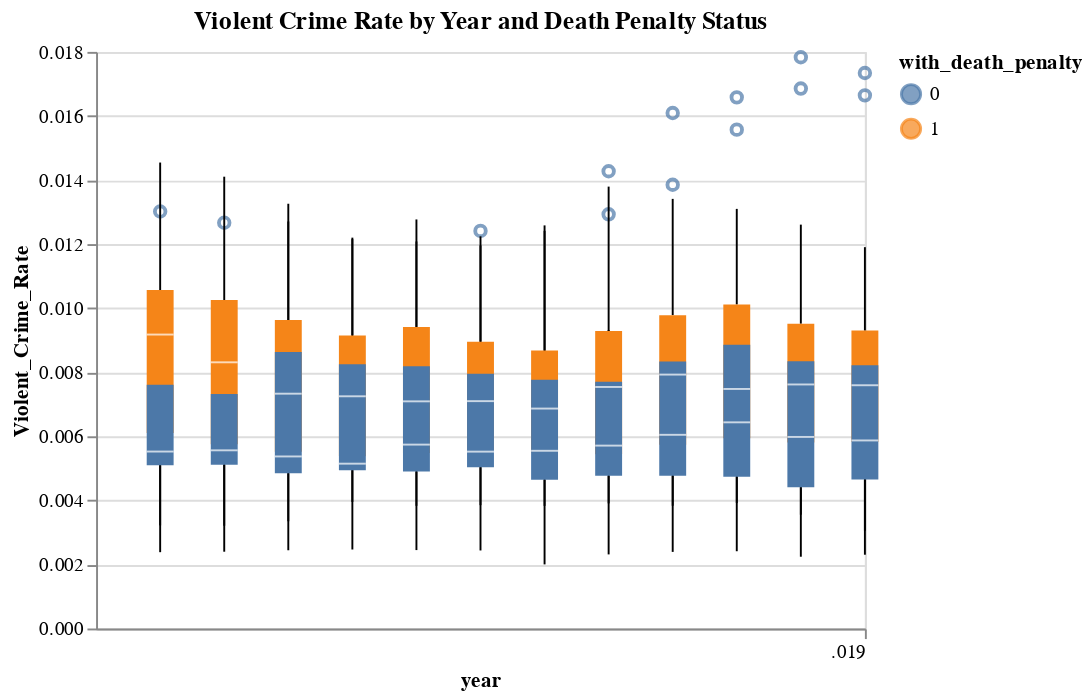

The notebook cell this image was saved under:
### Code cell
death_penalty_chart = alt.Chart(df).mark_boxplot().encode(
    x='year:T',
    y='Violent_Crime_Rate:Q',
    color='with_death_penalty:N'
)

death_penalty_chart.properties(title='Violent Crime Rate by Year and Death Penalty Status')

### Figure 1 — Vega-Lite specification as saved in the notebook (floating-point values rounded to 4 significant figures; data arrays with more than 128 entries replaced by an {"elided": "..."} marker saying what was removed)
{"config": {"view": {"continuousWidth": 400, "continuousHeight": 300}}, "data": {"name": "data-09014f6a469c9578cbf34096ded9c958"}, "mark": "boxplot", "encoding": {"color": {"field": "with_death_penalty", "type": "nominal"}, "x": {"field": "year", "type": "temporal"}, "y": {"field": "Violent_Crime_Rate", "type": "quantitative"}}, "title": "Violent Crime Rate by Year and Death Penalty Status", "$schema": "https://vega.github.io/schema/vega-lite/v4.17.0.json", "datasets": {"data-09014f6a469c9578cbf34096ded9c958": {"elided": "576 records"}}}
